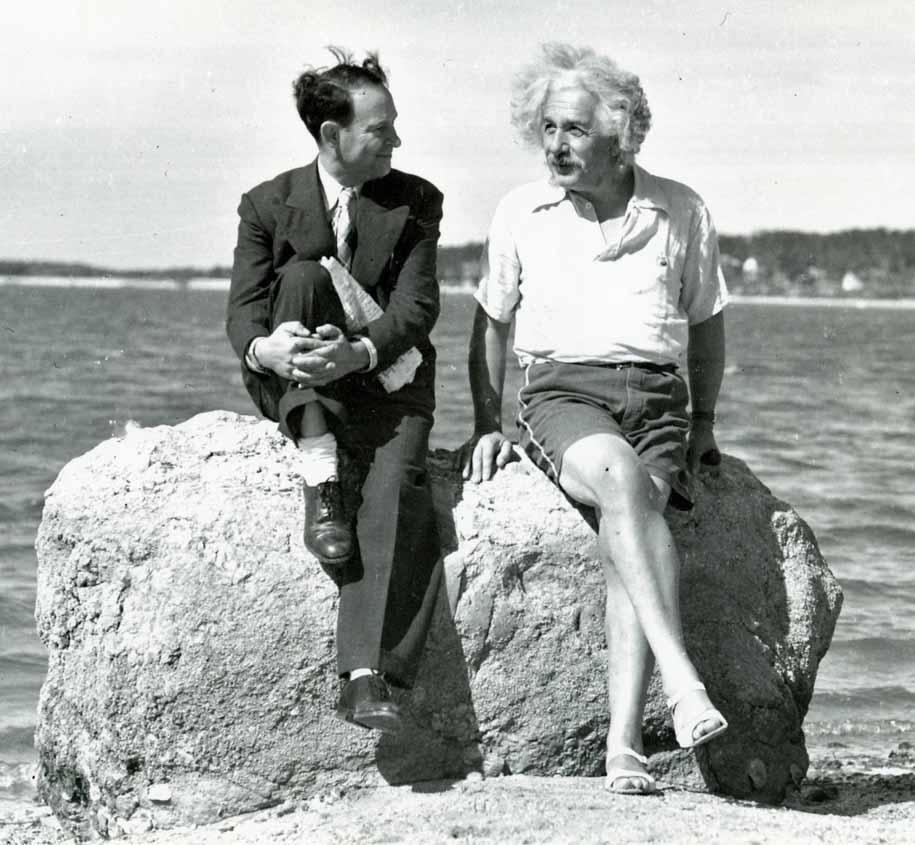
#> input picture Einstein.jpg, 915 x 845 px
$ python Ex2.py
#> lines starting #> are read from the running program, lines starting #| are printed output that depends on the picture
import math

from PIL import  Image
from PIL import ImageFilter

img = Image.open('Einstein.jpg')
#> img is the input picture: PIL image 915x845 RGB; mean R, G, B 165, 168.4, 166.2

# #Negative Transformation
# # read pixel and apply negative transformation
# for i in range(0, img.size[0]-1):
#     for j in range(0, img.size[1]-1):
#         # get pixel at (i,j) of the image
#         pix = img.getpixel((i,j))
#
#         r = 255 - pix[0]
#         g = 255 - pix[1]
#         b = 255 - pix[2]
#
#         img.putpixel((i,j),(r,g,b))
#
# img.save('NT.png')

# Log Transformation
c = 255/math.log(255+1,10)

for i in range(0, img.size[0]-1):
    for j in range(0, img.size[1]-1):
        # get pixel at (i,j) of the image
        pix = img.getpixel((i,j))

        r = round(c* math.log(float(1+pix[0]),10))
        g = round(c* math.log(float(1+pix[1]),10))
        b = round(c* math.log(float(1+pix[2]),10))

        img.putpixel((i,j),(r,g,b))
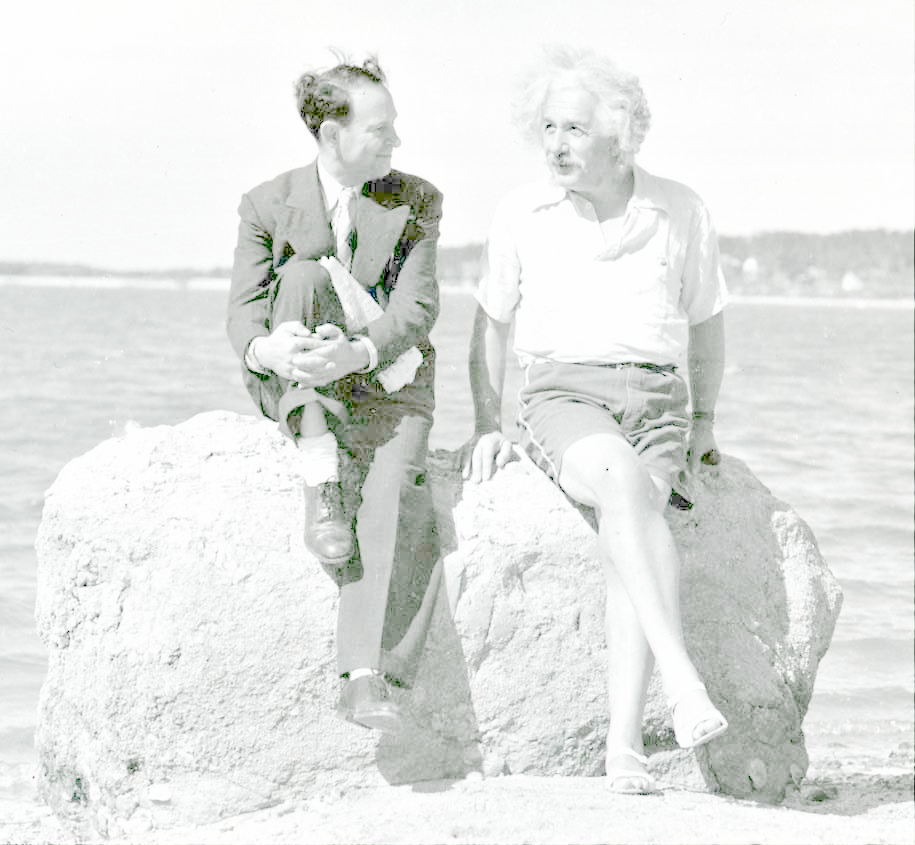
#> img: PIL image 915x845 RGB; mean R, G, B 227.1, 228.9, 227.1

img.save('LT.png')

# [19 lines of commented-out code are left out]

$ run again, with high_cont.jpg copied over Einstein.jpg
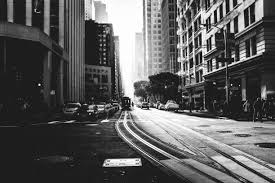
#> input picture high_cont.jpg, 275 x 183 px
#> img is the input picture: PIL image 275x183 RGB; min 0, max 255, mean 91.6
#> after the loop `for i in range(0, img.size[0]-1):`:
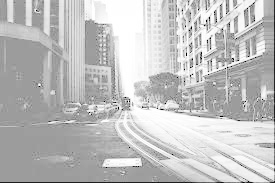
#> img: PIL image 275x183 RGB; min 0, max 255, mean 192
